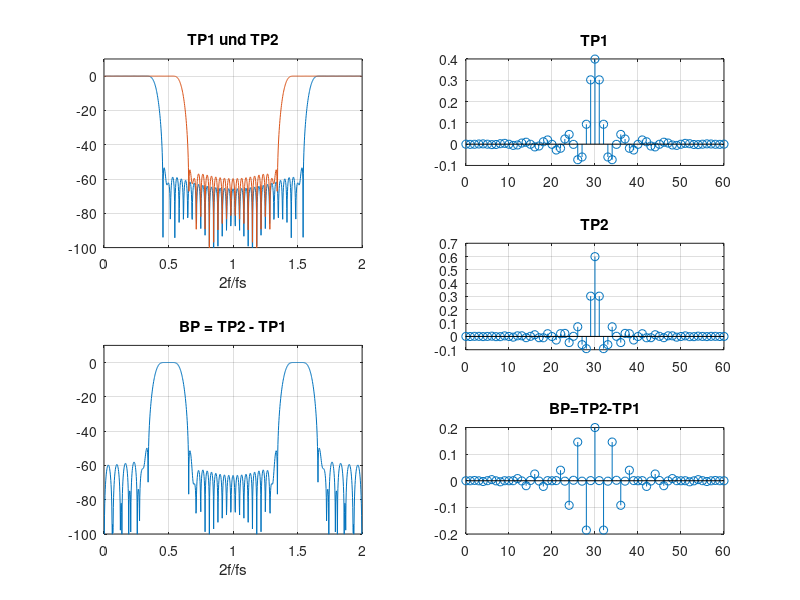
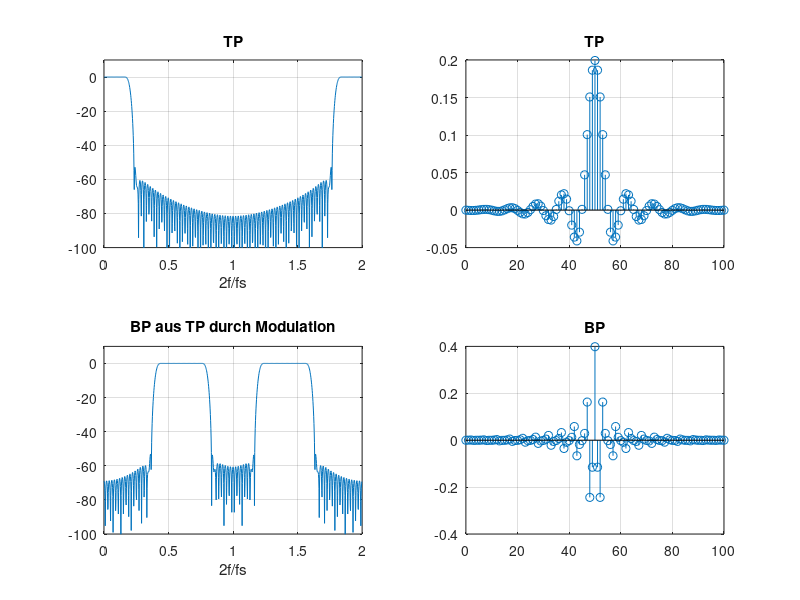
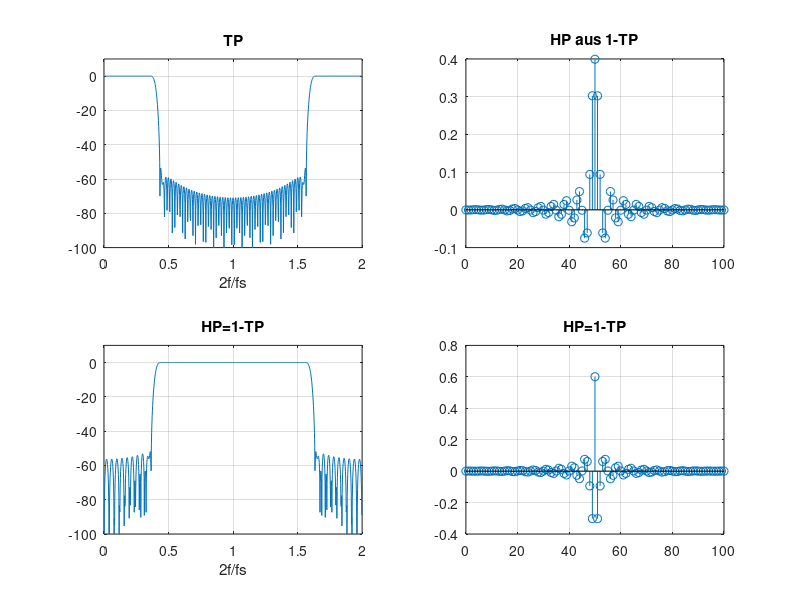
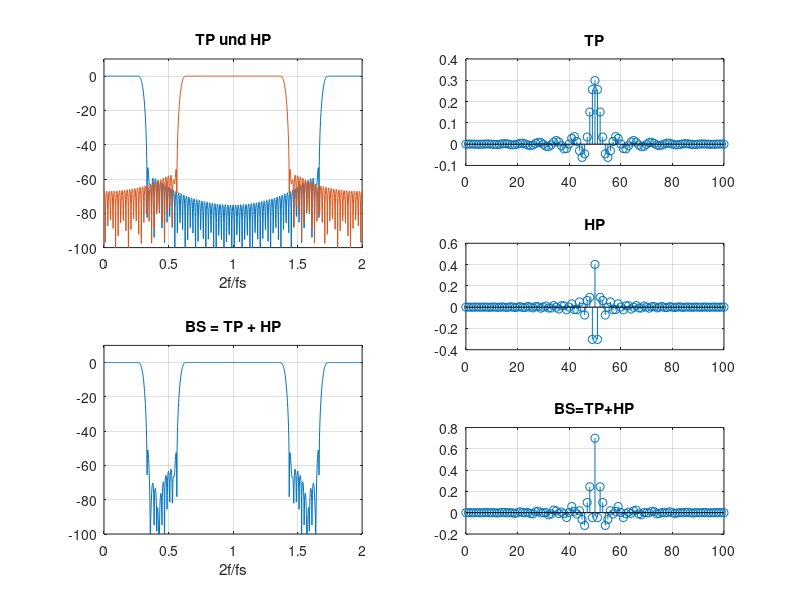

Write MATLAB code to recreate these figures, in order.
% Programm komb_1.m zum Entwerfen von FIR-Filtern
% durch Kombination von einfachen Filtern

clear;
%************************************************************
% -------- Bandpassfilter aus Tiefpassfilter
fr1 = 0.4;      fr2 = 0.6;
nord = 60;

h1 = fir1(nord, fr1);   h2 = fir1(nord, fr2);
hbp = h2 - h1;

% ------ Frequenzgang
nf = 1024;
[H1, w] = freqz(h1,1,nf,'whole');
[H2, w] = freqz(h2,1,nf,'whole');
[Hbp, w] = freqz(hbp,1,nf,'whole');

figure(1),   clf;
subplot(221), plot(w/pi,[20*log10(abs(H1)),20*log10(abs(H2))]);
La = axis;   axis([La(1:2), -100, 10]);
title('TP1 und TP2');
xlabel('2f/fs');     grid;

subplot(223), plot(w/pi,[20*log10(abs(Hbp))]); 
La = axis;   axis([La(1:2), -100, 10]);
title('BP = TP2 - TP1');
xlabel('2f/fs');     grid;

subplot(322), stem(0:nord, h1);
title('TP1');    grid;
subplot(324), stem(0:nord, h2);
title('TP2');    grid;
subplot(326), stem(0:nord, hbp);
title('BP=TP2-TP1');    grid;

%************************************************************
% --------  Bandpass durch Modulation der
% Einheitspulsantwort
fr = 0.2;   % Bandbreite 0.4
nord = 100;
htp = fir1(nord, fr);

fmitte = 0.6;
hbp = 2*htp.*cos(2*pi*(-nord/2:nord/2)*fmitte/2);

% Frequenzgang
nf = 1024;
[Htp, w] = freqz(htp,1,nf,'whole');
[Hbp, w] = freqz(hbp,1,nf,'whole');

figure(2),   clf;
subplot(221), plot(w/pi,[20*log10(abs(Htp))]); 
La = axis;   axis([La(1:2), -100, 10]);
title('TP');
xlabel('2f/fs');     grid;

subplot(223), plot(w/pi,[20*log10(abs(Hbp))]);
La = axis;   axis([La(1:2), -100, 10]);
title('BP aus TP durch Modulation');
xlabel('2f/fs');     grid;

subplot(222), stem(0:nord, htp);
title('TP');    grid;
La = axis;   axis([La(1), nord, La(3:4)]);

subplot(224), stem(0:nord, hbp);
title('BP');    grid;
La = axis;   axis([La(1), nord, La(3:4)]);

%************************************************************
% -------- Hochpassfilter aus Allpass und Tiefpassfilter
fr = 0.4;   % Bandbreite 0.4
nord = 100;  % muss eine ungerade Anzahl Koeffizienten sein
htp = fir1(nord, fr);
hhp = [zeros(1, nord/2),1,zeros(1, nord/2)]-htp; 

% Frequenzgang
nf = 1024;
[Htp, w] = freqz(htp,1,nf,'whole');
[Hhp, w] = freqz(hhp,1,nf,'whole');

figure(3),   clf;
subplot(221), plot(w/pi,[20*log10(abs(Htp))]); 
La = axis;   axis([La(1:2), -100, 10]);
title('TP');
xlabel('2f/fs');     grid;

subplot(223), plot(w/pi,[20*log10(abs(Hhp))]);
La = axis;   axis([La(1:2), -100, 10]);
title('HP=1-TP');
xlabel('2f/fs');     grid;

subplot(222), stem(0:nord, htp);
title('HP aus 1-TP');    grid;
La = axis;   axis([La(1), nord, La(3:4)]);

subplot(224), stem(0:nord, hhp);
title('HP=1-TP');    grid;
La = axis;   axis([La(1), nord, La(3:4)]);

%************************************************************
% -------- Sperrfilter aus Tief- und Hochpassfilter
frtp = 0.3;     frhp = 0.6;
nord = 100;  % muss eine gerade Ordnung sein 
      % (wegen des Hochpassfilters)
htp = fir1(nord, frtp); 
hhp = fir1(nord, frhp, 'high');

hbs = htp + hhp;

% ------ Frequenzgang
nf = 1024;
[Htp, w] = freqz(htp,1,nf,'whole');
[Hhp, w] = freqz(hhp,1,nf,'whole');
[Hbs, w] = freqz(hbs,1,nf,'whole');

figure(4),   clf;
subplot(221), plot(w/pi,[20*log10(abs(Htp)),20*log10(abs(Hhp))]);
La = axis;   axis([La(1:2), -100, 10]);
title('TP und HP');
xlabel('2f/fs');     grid;

subplot(223), plot(w/pi,[20*log10(abs(Hbs))]); 
La = axis;   axis([La(1:2), -100, 10]);
title('BS = TP + HP');
xlabel('2f/fs');     grid;

subplot(322), stem(0:nord, htp);
title('TP');    grid;
subplot(324), stem(0:nord, hhp);
title('HP');    grid;
subplot(326), stem(0:nord, hbs);
title('BS=TP+HP');    grid;

%************************************************************
% -------- Sperrfilter aus Bandpassfilter
fr1 = 0.3;     fr2 = 0.7;
nord = 100;  % muss eine gerade Ordnung sein

hbp = fir1(nord, [fr1, fr2]); 
hbs = [zeros(1, nord/2),1,zeros(1, nord/2)] - hbp; 

% Frequenzgang
nf = 1024;
[Hbp, w] = freqz(hbp,1,nf,'whole');
[Hbs, w] = freqz(hbs,1,nf,'whole');

figure(5),   clf;
subplot(221), plot(w/pi,[20*log10(abs(Hbp))]); 
La = axis;   axis([La(1:2), -100, 10]);
title('BP');
xlabel('2f/fs');     grid;

subplot(223), plot(w/pi,[20*log10(abs(Hbs))]);
La = axis;   axis([La(1:2), -100, 10]);
title('BS = 1 - BP');
xlabel('2f/fs');     grid;

subplot(222), stem(0:nord, hbp);
title('BP');    grid;
La = axis;   axis([La(1), nord, La(3:4)]);

subplot(224), stem(0:nord, hbs);
title('BS=1-BP');    grid;
La = axis;   axis([La(1), nord, La(3:4)]);

%************************************************************
% -------- Hochpassfilter durch Modulation 
% der Einheitspulsantwort eines Tiefpassfilters
frtp = 0.6;     
nord = 101;   

htp = fir1(nord, frtp); 
if rem(nord,2) == 0
    hhp = htp.*((-1).^(-(nord/2):(nord/2)));
else
    hhp = htp.*((-1).^(1:nord+1));
end;

% Frequenzgang
nf = 1024;
[Htp, w] = freqz(htp,1,nf,'whole');
[Hhp, w] = freqz(hhp,1,nf,'whole');

figure(6),   clf;
subplot(221), plot(w/pi,[20*log10(abs(Htp))]); 
La = axis;   axis([La(1:2), -100, 10]);
title('TP');
xlabel('2f/fs');     grid;

subplot(223), plot(w/pi,[20*log10(abs(Hhp))]);
La = axis;   axis([La(1:2), -100, 10]);
title('HP durch Modulation');
xlabel('2f/fs');     grid;

subplot(222), stem(0:nord, htp);
title('TP');    grid;
La = axis;   axis([La(1), nord, La(3:4)]);

subplot(224), stem(0:nord, hhp);
title('HP durch Modulation');    grid;
La = axis;   axis([La(1), nord, La(3:4)]);

%************************************************************
% -------- Sperrfilter durch Modulation eines Tiefpassfilter
frtp = 0.8;     
nord = 101;
fmitt = 0.5;

htp = fir1(nord, frtp);
h1 = htp.*exp(-j*2*pi*((-nord/2):(nord/2))*fmitt/2);
    % Komplexes Filter
h2 = htp.*exp(j*2*pi*((-nord/2):(nord/2))*fmitt/2);
    % Komplexes Filter
hbs = real(conv(h1, h2)); % Reales Filter
if rem(length(hbs),2)==0
    n = length(hbs)/4;
    hbs = hbs(n+1:3*n);
else n = (length(hbs)-1)/4    
    hbs = hbs(n+1:end-n);
end;

nf = 1024;
[H1, w] = freqz(h1,1,nf,'whole');
[H2, w] = freqz(h2,1,nf,'whole');
[Hbs, w] = freqz(hbs,1,nf,'whole');

% ------ Frequenzgang
nf = 1024;
[H1, w] = freqz(h1,1,nf,'whole');
[H2, w] = freqz(h2,1,nf,'whole');
[Hbs, w] = freqz(hbs,1,nf,'whole');

figure(7),   clf;
subplot(221), plot(w/pi,[20*log10(abs(H1)),20*log10(abs(H2))]);
La = axis;   axis([La(1:2), -80, 10]);
title('TPrechts und TPlinks');
xlabel('2f/fs');     grid;

subplot(223), plot(w/pi,[20*log10(abs(Hbs))]); 
La = axis;   axis([La(1:2), -80, 10]);
title('BS=TPrechts.TPlinks');
xlabel('2f/fs');     grid;

subplot(343), stem(0:nord, real(h1));
title('TP \rightarrow links (Realteil)');    grid;
La = axis;   axis([La(1), nord, La(3:4)]);

subplot(344), stem(0:nord, imag(h1));
title('TP \rightarrow links (Imag.-Teil)');    grid;
La = axis;   axis([La(1), nord, La(3:4)]);

subplot(347), stem(0:nord, real(h2));
title('TP \rightarrow rechts (Realteil)');    grid;
La = axis;   axis([La(1), nord, La(3:4)]);

subplot(348), stem(0:nord, imag(h2));
title('TP \rightarrow rechts (Imag.-Teil)');    grid;
La = axis;   axis([La(1), nord, La(3:4)]);

subplot(326), stem(0:length(hbs)-1, hbs);
title('BP=conv(TPrechts,TPlinks)');    grid;
La = axis;   axis([La(1), length(hbs)-1, La(3:4)]);
